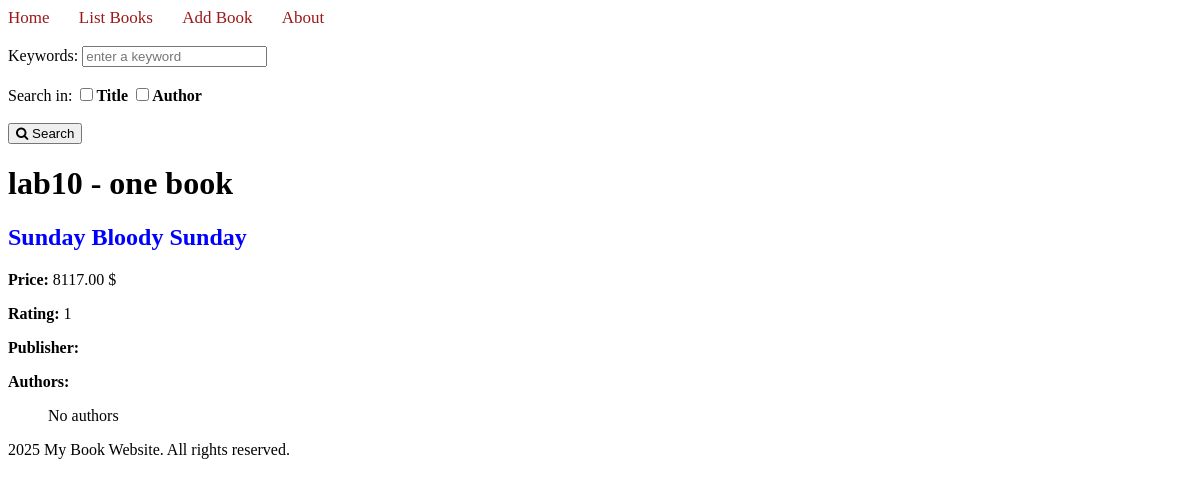
/books/books/1/, run on an earlier commit of the app's database.
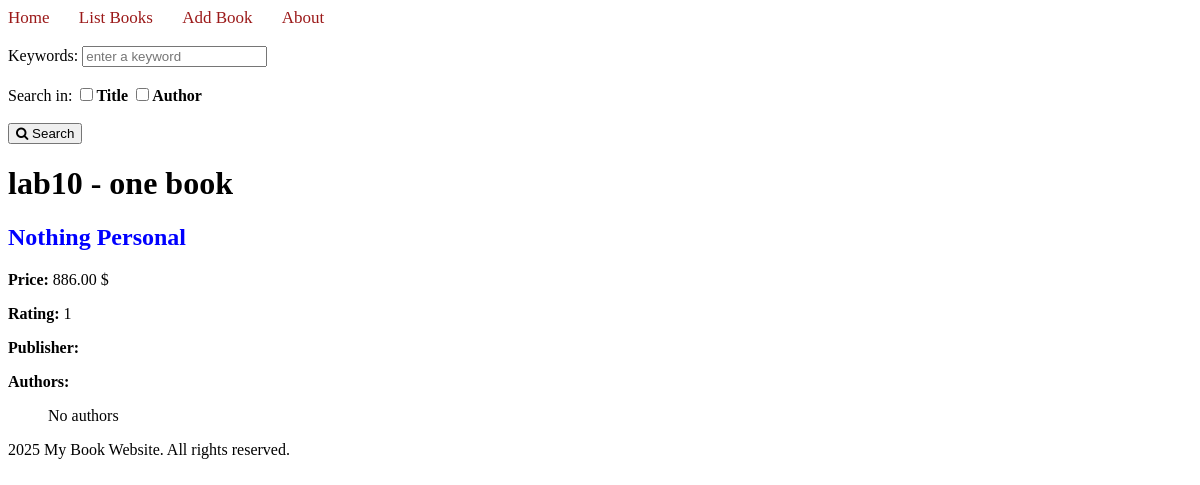
And on a later commit of the database.
### apps/bookmodule/models.py (models this page shows)
class Book(models.Model):
     title = models.CharField(max_length = 50)
     price = models.DecimalField(max_digits=10, decimal_places=2)
     rating = models.SmallIntegerField(default = 1)
     pubdate= models.DateTimeField(default=timezone.now)
     author = models.ManyToManyField(Author)
     publisher = models.ForeignKey(Publisher, on_delete=models.CASCADE, null=True)
     class Meta:
         ordering = ['title']

### apps/bookmodule/views.py (the view)
# urls.py: path('books/<int:bID>/', views.onebook, name='books.newbook'),
def onebook( request , bID):
    book = Book.objects.get(id = bID)
    return render(request, 'bookmodule/onebook.html', {'books': book})

### apps/templates/bookmodule/onebook.html (shortened to what this page needs)
{% extends "layouts/base.html" %}
{% load static %}
{% block content %}
<h1>lab10 - one book</h1>
<h2 style = 'color: blue ;'>{{ books.title }}</h2>
<p><b>Price:</b> {{ books.price }} $ </p>
<p><b>Rating:</b> {{ books.rating }}</p>
<p><b>Publisher:</b> {{ books.publisher.name }}</p>
<p><b>Authors:</b></p>
<ul>
    {% for author in books.author.all %}
    {{ author.name }}{% if not forloop.last %}, {% endif %}
{% empty %}
    No authors
{% endfor %}
</ul>
{% endblock content %}

### apps/templates/layouts/base.html (shortened to what this page needs)
<!DOCTYPE html>
<html>
<link rel="stylesheet" href="https://cdnjs.cloudflare.com/ajax/libs/font-awesome/4.7.0/css/font-awesome.min.css">
{% load static %}
<head>
  <link rel="stylesheet" href="{% static 'style.css' %}">
</head>
<body>
    {% include "includes/header.html" %}
    {% block content %} {% endblock content %}
    {% include "includes/footer.html" %}
</body>
</html>

### apps/templates/includes/header.html (shortened to what this page needs)
{% with request.resolver_match.url_name as url_name %}
<link rel="stylesheet" href="https://cdnjs.cloudflare.com/ajax/libs/font-awesome/4.7.0/css/font-awesome.min.css">
<div class="topnav">
    <a class="{% if url_name == 'books.index' %}active{% endif %}" href="{% url "books.index" %}"> Home </a>
    <a class="{% if url_name == 'books.list_books' %}active{% endif %}" href="{% url "books.list_books" %}"> List Books </a>
    <a class="{% if url_name == 'books.addbook' %}active{% endif %}" href="{% url "books.addbook" %}"> Add Book </a>
    <a class="{% if url_name == 'books.aboutus' %}active{% endif %}" href="{% url "books.aboutus" %}"> About </a>
</div>
<br/>
<form class="searchForm" method="post" action="{% url "books.search" %}">
    <label>Keywords:</label>
    <input type="text" name="keyword" placeholder="enter a keyword"/>
    <br/>
    <br/>
    <label> Search in:</label>
    <input type="checkbox" name="option1"/><label><b>Title</label>
    <input type="checkbox" name="option2"/><label>Author</b></label>
    <br/>
    <br/>
    <button type="submit" ><i class="fa fa-search" aria-hidden="true"></i> Search</button>
</form>
{% endwith %}

### apps/templates/includes/footer.html
<footer>
    <p> 2025 My Book Website. All rights reserved.</p>
</footer>

### apps/static/style.css (style rules this page uses)
.topnav { width: 100%; text-decoration: none !important ; }
.topnav a { color: #9b1919; text-decoration: none !important ; font-size: 17px; }
a { color: blue; text-decoration: none !important ; }

### apps/templates/includes/header.html (style rules this page uses)
.topnav a { color: #9b1919; text-align: center; margin-right: 25px; text-decoration: none !important ; font-size: 17px; }

What changed in the data, as far as the page shows it:
changed Book: title "Sunday Bloody Sunday" → "Nothing Personal"; price "8117.00" → "886.00"
